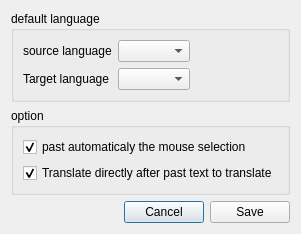
<?xml version="1.0" encoding="UTF-8"?>
<ui version="4.0">
 <class>PreferenceDialog</class>
 <widget class="QDialog" name="PreferenceDialog">
  <property name="geometry">
   <rect>
    <x>0</x>
    <y>0</y>
    <width>282</width>
    <height>208</height>
   </rect>
  </property>
  <property name="windowTitle">
   <string>Settings</string>
  </property>
  <property name="windowIcon">
   <iconset resource="resources/icons.qrc">
    <normaloff>:/icons/setting_tools.png</normaloff>:/icons/setting_tools.png</iconset>
  </property>
  <layout class="QVBoxLayout" name="verticalLayout">
   <item>
    <widget class="QGroupBox" name="groupBox">
     <property name="title">
      <string>default language</string>
     </property>
     <property name="flat">
      <bool>false</bool>
     </property>
     <layout class="QFormLayout" name="formLayout">
      <property name="fieldGrowthPolicy">
       <enum>QFormLayout::FieldsStayAtSizeHint</enum>
      </property>
      <property name="rowWrapPolicy">
       <enum>QFormLayout::DontWrapRows</enum>
      </property>
      <item row="0" column="0">
       <widget class="QLabel" name="label">
        <property name="text">
         <string>source language</string>
        </property>
       </widget>
      </item>
      <item row="0" column="1">
       <widget class="QComboBox" name="sourceComboBox"/>
      </item>
      <item row="1" column="0">
       <widget class="QLabel" name="label_2">
        <property name="text">
         <string>Target language</string>
        </property>
       </widget>
      </item>
      <item row="1" column="1">
       <widget class="QComboBox" name="targetComboBox"/>
      </item>
     </layout>
    </widget>
   </item>
   <item>
    <widget class="QGroupBox" name="groupBox_2">
     <property name="title">
      <string>option</string>
     </property>
     <layout class="QFormLayout" name="formLayout_2">
      <property name="fieldGrowthPolicy">
       <enum>QFormLayout::AllNonFixedFieldsGrow</enum>
      </property>
      <item row="0" column="0">
       <widget class="QCheckBox" name="autoPastCheckBox">
        <property name="text">
         <string>past automaticaly the mouse selection</string>
        </property>
        <property name="checked">
         <bool>true</bool>
        </property>
       </widget>
      </item>
      <item row="1" column="0">
       <widget class="QCheckBox" name="autoTranslateCheckBox">
        <property name="text">
         <string>Translate directly after past text to translate</string>
        </property>
        <property name="checked">
         <bool>true</bool>
        </property>
       </widget>
      </item>
     </layout>
    </widget>
   </item>
   <item>
    <layout class="QHBoxLayout" name="horizontalLayout">
     <item>
      <spacer name="horizontalSpacer">
       <property name="orientation">
        <enum>Qt::Horizontal</enum>
       </property>
       <property name="sizeHint" stdset="0">
        <size>
         <width>40</width>
         <height>20</height>
        </size>
       </property>
      </spacer>
     </item>
     <item>
      <widget class="QPushButton" name="cancelButton">
       <property name="text">
        <string>Cancel</string>
       </property>
       <property name="icon">
        <iconset resource="resources/icons.qrc">
         <normaloff>:/icons/cancel.png</normaloff>:/icons/cancel.png</iconset>
       </property>
      </widget>
     </item>
     <item>
      <widget class="QPushButton" name="saveButton">
       <property name="text">
        <string>Save</string>
       </property>
       <property name="icon">
        <iconset resource="resources/icons.qrc">
         <normaloff>:/icons/accept.png</normaloff>:/icons/accept.png</iconset>
       </property>
      </widget>
     </item>
    </layout>
   </item>
  </layout>
 </widget>
 <resources>
  <include location="resources/icons.qrc"/>
 </resources>
 <connections>
  <connection>
   <sender>cancelButton</sender>
   <signal>clicked()</signal>
   <receiver>PreferenceDialog</receiver>
   <slot>reject()</slot>
   <hints>
    <hint type="sourcelabel">
     <x>291</x>
     <y>367</y>
    </hint>
    <hint type="destinationlabel">
     <x>172</x>
     <y>362</y>
    </hint>
   </hints>
  </connection>
 </connections>
</ui>
